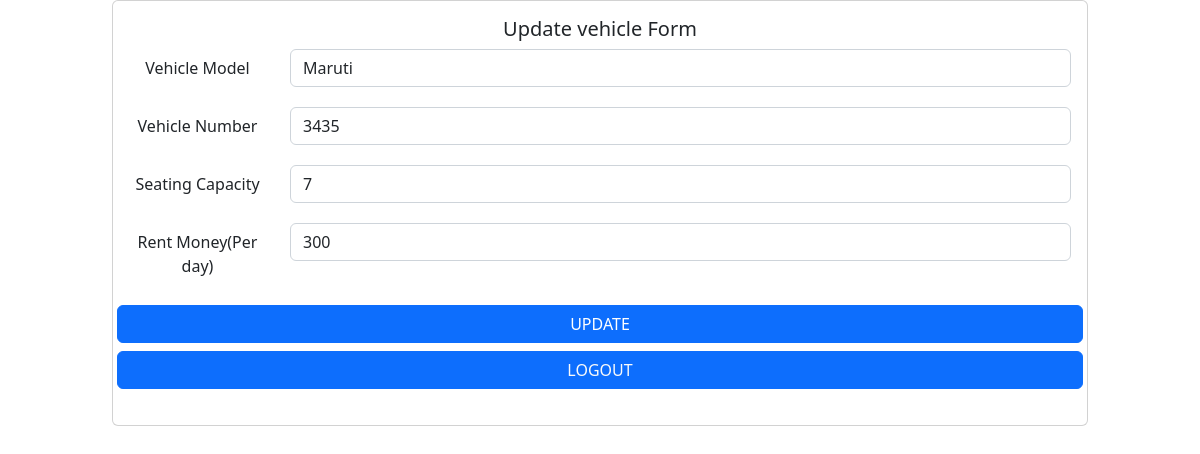
/agency/update.php?updateId=1, run on the app's committed database.
### tables this page shows
CREATE TABLE `cars` (
  `slno` int(100) NOT NULL,
  `model` varchar(100) NOT NULL,
  `number` int(100) NOT NULL,
  `seat` int(100) NOT NULL,
  `rent` int(100) NOT NULL
);

### agency/update.php (the view, shortened to what this page needs)
<?php
include '../connection.php';
$id = $_GET["updateId"];
$sql = "SELECT * FROM cars WHERE slno=$id";
$result = mysqli_query($conn, $sql);
$row = mysqli_fetch_assoc($result);
$model = $row['model'];
$number = $row['number'];
$seat = $row['seat'];
$rent = $row['rent'];
?>
<!DOCTYPE html>
<html lang="en">
<head>
    <link rel="stylesheet" href="agency.css">
    <link href="https://cdn.jsdelivr.net/npm/bootstrap@5.2.0/dist/css/bootstrap.min.css" rel="stylesheet">
</head>
<body>
    <div class="container" style="width: 1000px ;">
        <div class="card text-center">
            <div class="card-body">
                <h5 class="card-title">Update vehicle Form</h5>
                <form method="POST">
                    <div class="form-group row">
                        <label for="model" class="col-sm-2 col-form-label">Vehicle Model</label>
                        <div class="col-sm-10">
                            <input type="text" class="form-control" id="model" placeholder="Modal name" name="model" value=<?php
                                                                                                                            echo $model; ?>>
                        </div>
                    </div>
                    <div class="form-group row">
                        <label for="number" class="col-sm-2 col-form-label">Vehicle Number</label>
                        <div class="col-sm-10">
                            <input type="text" class="form-control" id="number" placeholder="Vehicle Number" name="number" value=<?php
                                                                                                                                    echo $number; ?>>
                        </div>
                    </div>
                    <div class="form-group row">
                        <label for="seat" class="col-sm-2 col-form-label">Seating Capacity</label>
                        <div class="col-sm-10">
                            <input type="seat" class="form-control" id="seat" placeholder="Seating capacity" name="seat" value=<?php
                                                                                                                                echo $seat; ?>>
                        </div>
                    </div>
                    <div class="form-group row">
                        <label for="rent" class="col-sm-2 col-form-label">Rent Money(Per day)</label>
                        <div class="col-sm-10">
                            <input type="rent" class="form-control" id="rent" placeholder="Rent to pay" name="rent" value=<?php
                                                                                                                            echo $rent; ?>>
                        </div>
                    </div>
                    <div class="row mb-2 text-center">
                        <button type="submit" class="btn btn-primary">UPDATE</button>
                    </div>
                    <div class="row  text-center">
                        <a class="text-light btn btn-primary" href="../index.php">LOGOUT</a>
                    </div>
                </form>
            </div>
        </div>
    </div>
</body>
</html>

### agency/agency.css (style rules this page uses)
.row { margin: 20px; }

### data on the page
cars: model "Maruti", number "3435", seat "7", rent "300"
